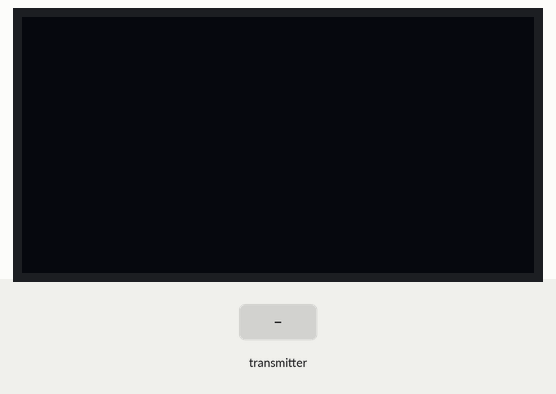
The sketch below on a simulated Arduino Uno, built with avr-gcc and run on an emulated ATmega328P. Shown: 128×64 one-colour display. The inputs (shaded band) are chosen by the test bench. No radio packets arrive unless stated; what the sketch prints to the serial monitor is not drawn.

Above: at 1.2 s.
1.3 s: the transmitter starts sending tempature = 0
At 2.2 s:
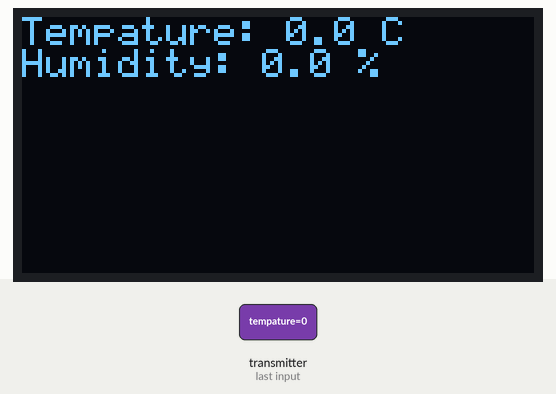
2.8 s: the transmitter starts sending humidity = 25
At 3.3 s:
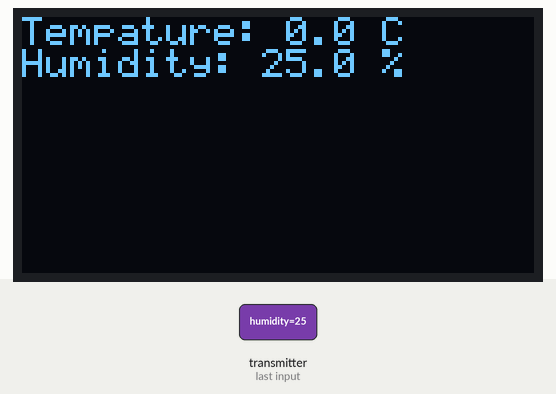
4.3 s: the transmitter starts sending tempature = 25
At 5.5 s:
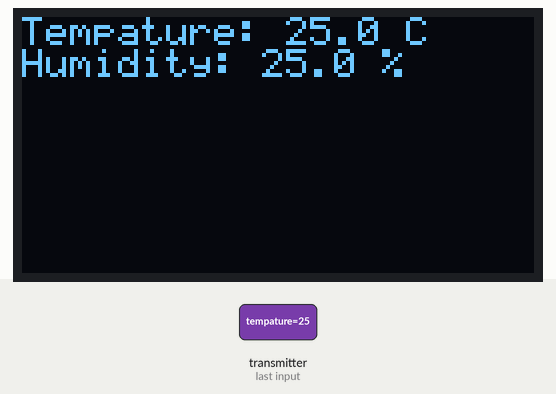
5.8 s: the transmitter starts sending humidity = 0
At 6.8 s:
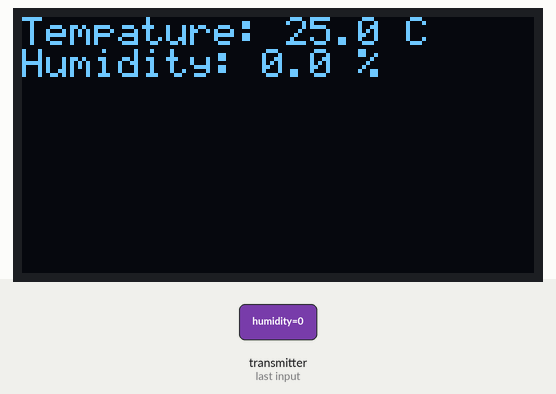
7.3 s: the transmitter starts sending tempature = 50
At 7.9 s:
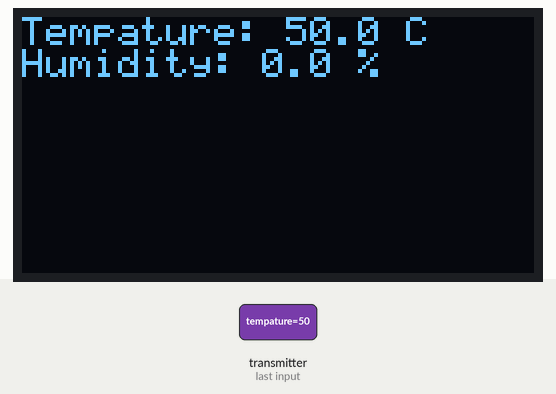
8.8 s: the transmitter starts sending humidity = 50
At 9.1 s:
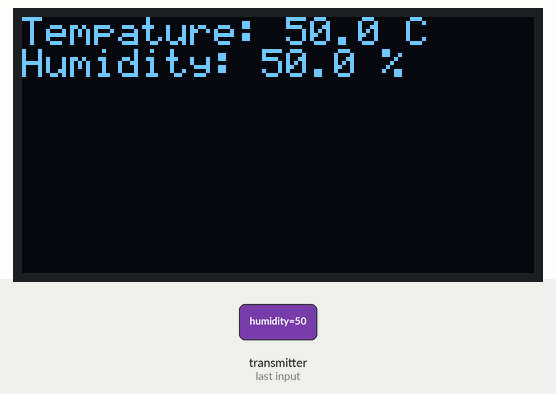
Timing chart, 0 to 11.3 s (numbered marks = the images above; inputs shaded):
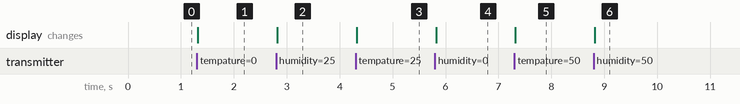

The sketch:

Reciever_RX__copy_20250531162123.ino
```cpp
#include <SPI.h>
#include <Wire.h>
#include <RF24.h>
#include <SSD1306Ascii.h>
#include <SSD1306AsciiWire.h>


#define I2C_ADDRESS 0x3C
SSD1306AsciiWire oled;


RF24 radio(9, 10); // CE, CSN
const byte address[] = "00001";


struct Datas {
  float tempature;
  float humidity;
};

void setup() {
  Wire.begin();
  oled.begin(&Adafruit128x64, I2C_ADDRESS);
  oled.setFont(System5x7);
  oled.clear();

  Serial.begin(9600);

  radio.begin();
  radio.openReadingPipe(0, address);
  radio.setPALevel(RF24_PA_LOW);
  radio.startListening();
}

void loop() {
  if (radio.available()) {
    Datas data;
    radio.read(&data, sizeof(data));

    oled.clear();
    oled.setCursor(0, 0);
    oled.print("Tempature: ");
    oled.print(data.tempature, 1);
    oled.println(" C");

    oled.setCursor(0, 1);
    oled.print("Humidity: ");
    oled.print(data.humidity, 1);
    oled.print(" %");

    Serial.print("Tempature: ");
    Serial.print(data.tempature);
    Serial.print(" C, Humidity: ");
    Serial.print(data.humidity);
    Serial.println(" %");
  }
}
```

Measured:
- after the input at 1.3 s, the display: changes at once (image 1)
- after the input at 2.8 s, the display: changes at once (image 2)
- after the input at 4.3 s, the display: changes at once (image 3)
- after the input at 5.8 s, the display: changes at once (image 4)
- after the input at 7.3 s, the display: changes at once (image 5)
- after the input at 8.8 s, the display: changes at once (image 6)
